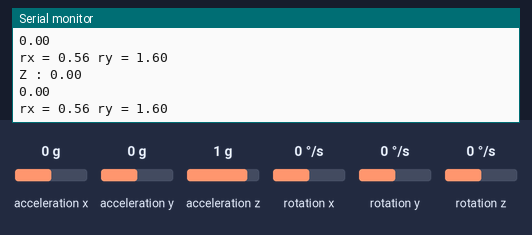
Simulated run of this sketch. Board: Arduino Uno, built with avr-gcc and run on an emulated ATmega328P. Parts: the last lines printed to the serial monitor. The test bench sets the inputs (shaded band); at power-on: rotation z 0 °/s, acceleration x 0 g, acceleration y 0 g, acceleration z 1 g, rotation x 0 °/s, rotation y 0 °/s.

Above: at 3.2 s.
3.3 s: rotation z set to -192 °/s
At 4.4 s:
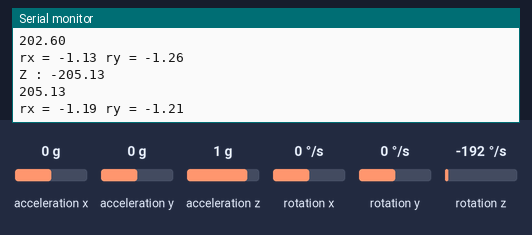
4.8 s: rotation z set to -100 °/s
At 5.4 s:
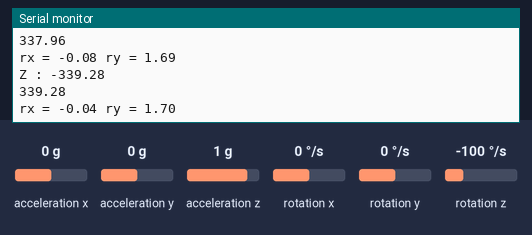
Timing chart, 0 to 7.8 s (numbered marks = the images above; inputs shaded):
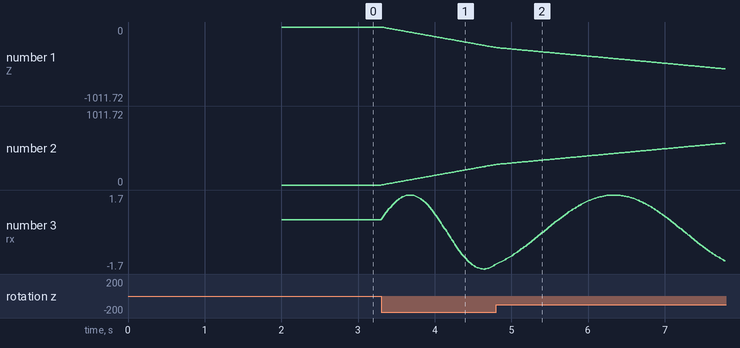

Measured:
- after the input at 3.3 s, the serial monitor: prints a new line at once (image 1)
- plotted number 1: 0 → -280.21 after the input at 3.3 s
- plotted number 2: 0 → 280.21 after the input at 3.3 s
- plotted number 3: 0.56 → -1.48 after the input at 3.3 s

The sketch:

2.ino
```cpp
// (licence header left out)
 double startz = 0.0 ;
 double diff = 0.0 ;
 double r = 1.696827923 ;
 double rx = 0.0;
 double ry = 0.0;
 #include "Wire.h"
 #include <MPU6050_light.h>
 MPU6050 mpu(Wire);
 unsigned long timer = 0;
 void setup() {
   Serial.begin(115200);
   Serial.print("hello");
   Wire.begin();
 byte status = mpu.begin();
   Serial.print(F("MPU6050 status: "));
   Serial.println(status);
   while (status != 0) { } // stop everything if could not connect to MPU6050
 Serial.println(F("Calculating offsets, do not move MPU6050"));
   delay(1000);
   mpu.calcOffsets(); // gyro and accelero
   Serial.println("Done!\n");
   mpu.update();
   startz = mpu.getAngleZ();
 }
 void loop() {
   mpu.update();
 if ((millis() - timer) > 10) { // print data every 10ms
     //Serial.print("X : ");
     //Serial.print(mpu.getAngleX());
     //Serial.print("\tY : ");
     //Serial.print(mpu.getAngleY());
     Serial.print("Z : ");
     Serial.println(mpu.getAngleZ());
     diff = abs(mpu.getAngleZ() - startz);
     Serial.println(diff);
     rx = r*sin((diff+19.45)*3.14/180);
     ry = r*cos((diff+19.45)*3.14/180);
     Serial.print("rx = ");
     Serial.print(rx);
     Serial.print(" ry = ");
     Serial.println(ry);
     timer = millis();
   }
 }
```
